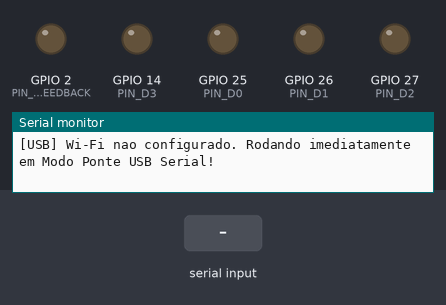
The sketch below on a simulated ESP32. Parts: output pins drawn as LEDs (lit = HIGH), the last lines printed to the serial monitor. Dashed ring = blinking. The test bench sets the inputs (shaded band).

Above: at 1.5 s.
1.6 s: "E\n" received over Serial
At 1.66 s:
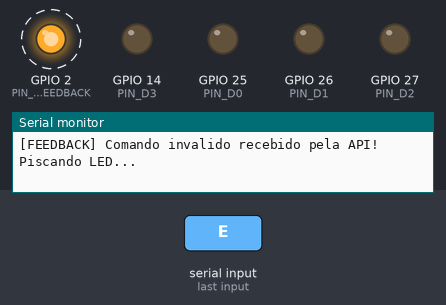
4.6 s: "5\n" received over Serial
At 5.6 s:
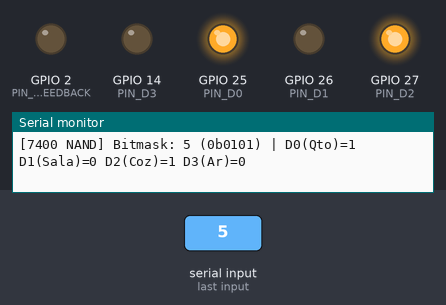
6.1 s: "1 90\n" received over Serial
At 6.8 s:
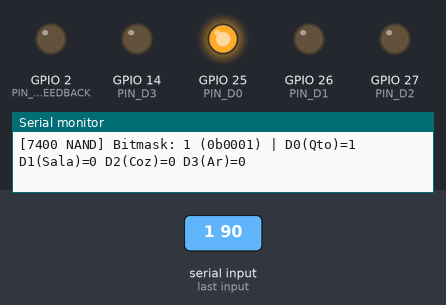
7.6 s: "true\n" received over Serial
At 8.0 s:
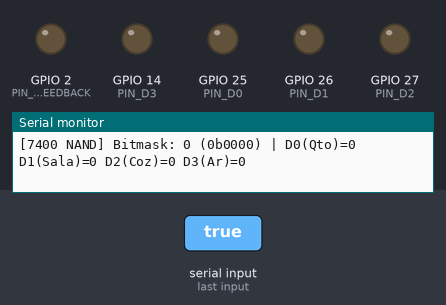
9.1 s: "1 90 45\n" received over Serial
At 10.3 s:
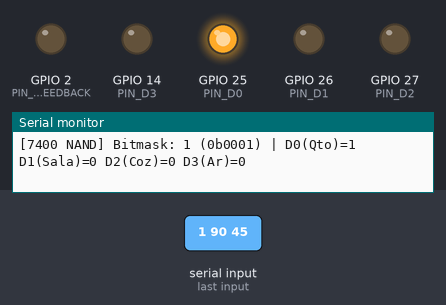
Timing chart, 0 to 11.6 s (numbered marks = the images above; inputs shaded):
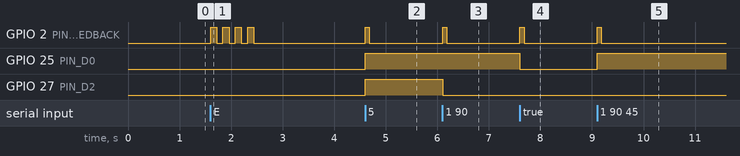

The sketch:

esp32_assistente.ino
```cpp
/*
 * Assistente Doméstico Inteligente com Processamento Distribuído
 * Disciplina: Arquitetura de Computadores - UFT (Campus de Palmas)
 *
 * Hardware (Versão com CI 7400 - 4 Portas NAND + Trava ENABLE em Hardware):
 *  - ESP32 WROOM DevKit V1
 *  - CI 7400 (74LS00 ou 74HC00 — 4 portas NAND de 2 entradas, DIP-14)
 *  - Módulo Relé 4 Canais 5V (Active-LOW, ligado às saídas 1Y..4Y do 7400)
 *  - LED de Feedback Visual (GPIO 2 - LED azul embutido na placa ou externo)
 *
 * Lógica da Porta NAND (7400) + Módulo Relé Active-LOW:
 *  - Cada canal do ESP32 (D0..D3) entra na entrada A de uma porta NAND.
 *  - Todas as entradas B ficam ligadas juntas na linha ENABLE (trava física).
 *  - Quando ENABLE = HIGH (1) e D_i = HIGH (1) -> Saída NAND = LOW (0) -> Relé LIGA.
 *  - Quando ENABLE = HIGH (1) e D_i = LOW  (0) -> Saída NAND = HIGH (1) -> Relé DESLIGA.
 *  - Quando ENABLE = LOW  (0) (emergência)     -> Saída NAND = HIGH (1) -> TODOS DESLIGAM por hardware!
 *
 * Funcionamento:
 *  1. Conecta ao Wi-Fi local.
 *  2. Consulta periodicamente GET /api/hardware/state na API FastAPI.
 *  3. Extrai cada bit da máscara (bit 0..3) e aplica nos 4 GPIOs (D0..D3).
 *  4. Se o último comando recebido pela API for inválido, pisca o LED de feedback.
 *  5. Aceita comandos diretos pelo Monitor Serial (0 a 15) para teste de bancada.
 */

#include <WiFi.h>
#include <HTTPClient.h>

// ===================== CONFIGURAÇÃO DE REDE =====================
const char* WIFI_SSID     = "NOME_DA_SUA_REDE_WIFI";
const char* WIFI_PASSWORD = "SENHA_DA_SUA_REDE_WIFI";

// Troque pelo IP local do notebook/servidor rodando o FastAPI (ex: 192.168.43.10)
const char* API_STATE_URL = "http://192.168.0.100:8000/api/hardware/state";

// ===================== PINAGEM DO HARDWARE ======================
// Barramento paralelo de 4 bits: ESP32 -> Entradas A das 4 portas NAND (CI 7400)
const int PIN_D0 = 25; // Bit 0 -> Pino 1  (1A) do 7400 -> Relé 1 (Luz do Quarto)
const int PIN_D1 = 26; // Bit 1 -> Pino 4  (2A) do 7400 -> Relé 2 (Luz da Sala)
const int PIN_D2 = 27; // Bit 2 -> Pino 9  (3A) do 7400 -> Relé 3 (Luz da Cozinha)
const int PIN_D3 = 14; // Bit 3 -> Pino 12 (4A) do 7400 -> Relé 4 (Ar-Condicionado)

const int CHANNEL_PINS[4] = { PIN_D0, PIN_D1, PIN_D2, PIN_D3 };

// LED de Feedback Visual (GPIO 2 = LED azul embutido no ESP32 DevKit V1)
const int PIN_LED_FEEDBACK = 2;

// Como a porta NAND já inverte o sinal na saída (1 NAND 1 = 0 = LOW),
// para Módulos Relé Active-LOW (padrão) o ESP32 envia lógica NORMAL (HIGH = ligar).
// Se você estiver usando módulo relé Active-HIGH (ou LEDs comuns ligados ao GND),
// altere para false (o ESP32 inverte antes da NAND para cancelar a inversão).
#define RELAY_ACTIVE_LOW true

// Intervalo de consulta à API em milissegundos
const unsigned long POLL_INTERVAL_MS = 500;

// ===================== VARIÁVEIS DE ESTADO ======================
uint8_t currentBitmask = 0x00;
long lastCommandId = -1;
unsigned long lastPollTime = 0;

// Aplica os 4 bits da máscara nos GPIOs ligados às entradas do CI 7400 (NAND)
void atualizarSaidasNAND(uint8_t bitmask) {
  uint8_t valorLogico = bitmask & 0x0F;

  for (int i = 0; i < 4; i++) {
    bool ligar = (valorLogico >> i) & 1;
    // Com RELAY_ACTIVE_LOW = true, a própria porta NAND faz a inversão para LOW.
    bool nivelGpio = RELAY_ACTIVE_LOW ? ligar : !ligar;
    digitalWrite(CHANNEL_PINS[i], nivelGpio ? HIGH : LOW);
  }

  Serial.print("[7400 NAND] Bitmask: ");
  Serial.print(valorLogico);
  Serial.print(" (0b");
  for (int i = 3; i >= 0; i--) {
    Serial.print((valorLogico >> i) & 1);
  }
  Serial.print(") | D0(Qto)=");
  Serial.print((valorLogico >> 0) & 1);
  Serial.print(" D1(Sala)=");
  Serial.print((valorLogico >> 1) & 1);
  Serial.print(" D2(Coz)=");
  Serial.print((valorLogico >> 2) & 1);
  Serial.print(" D3(Ar)=");
  Serial.println((valorLogico >> 3) & 1);
}

// Pisca o LED para sinalizar comando inválido
void sinalizarComandoInvalido() {
  Serial.println("[FEEDBACK] Comando invalido recebido pela API! Piscando LED...");
  for (int i = 0; i < 4; i++) {
    digitalWrite(PIN_LED_FEEDBACK, HIGH);
    delay(120);
    digitalWrite(PIN_LED_FEEDBACK, LOW);
    delay(120);
  }
}

// Pisca curto para confirmar atualização válida
void sinalizarComandoValido() {
  digitalWrite(PIN_LED_FEEDBACK, HIGH);
  delay(80);
  digitalWrite(PIN_LED_FEEDBACK, LOW);
}

// Extrai inteiro simples de um campo JSON sem precisar de biblioteca externa
long extrairIntJson(const String& json, const String& chave, long padrao) {
  String busca = "\"" + chave + "\":";
  int idx = json.indexOf(busca);
  if (idx < 0) return padrao;
  idx += busca.length();
  while (idx < (int)json.length() && json[idx] == ' ') idx++;
  int fim = idx;
  while (fim < (int)json.length() && (isDigit(json[fim]) || json[fim] == '-')) fim++;
  if (fim == idx) return padrao;
  return json.substring(idx, fim).toInt();
}

// Extrai booleano simples de um campo JSON
bool extrairBoolJson(const String& json, const String& chave, bool padrao) {
  String busca = "\"" + chave + "\":";
  int idx = json.indexOf(busca);
  if (idx < 0) return padrao;
  idx += busca.length();
  while (idx < (int)json.length() && json[idx] == ' ') idx++;
  if (json.startsWith("true", idx)) return true;
  if (json.startsWith("false", idx)) return false;
  return padrao;
}

void conectarWiFi() {
  if (String(WIFI_SSID) == "NOME_DA_SUA_REDE_WIFI" || String(WIFI_SSID).length() == 0) {
    Serial.println("[USB] Wi-Fi nao configurado. Rodando imediatamente em Modo Ponte USB Serial!");
    return;
  }

  Serial.print("[WiFi] Conectando a ");
  Serial.println(WIFI_SSID);
  WiFi.mode(WIFI_STA);
  WiFi.begin(WIFI_SSID, WIFI_PASSWORD);

  int tentativas = 0;
  while (WiFi.status() != WL_CONNECTED && tentativas < 30) {
    delay(500);
    Serial.print(".");
    tentativas++;
  }

  if (WiFi.status() == WL_CONNECTED) {
    Serial.println("\n[WiFi] Conectado! IP do ESP32: " + WiFi.localIP().toString());
  } else {
    Serial.println("\n[WiFi] Nao conectou ainda. Modo Serial de teste segue ativo (digite 0..15).");
  }
}

void consultarEstadoAPI() {
  if (WiFi.status() != WL_CONNECTED) {
    return;
  }

  HTTPClient http;
  http.setTimeout(1500);
  http.begin(API_STATE_URL);
  int httpCode = http.GET();

  if (httpCode == HTTP_CODE_OK) {
    String payload = http.getString();
    uint8_t novaMascara = (uint8_t)extrairIntJson(payload, "bitmask", currentBitmask);
    long cmdId = extrairIntJson(payload, "last_command_id", lastCommandId);
    bool cmdValido = extrairBoolJson(payload, "last_command_valid", true);

    if (novaMascara != currentBitmask) {
      currentBitmask = novaMascara;
      atualizarSaidasNAND(currentBitmask);
      sinalizarComandoValido();
    }

    if (lastCommandId != -1 && cmdId != lastCommandId && !cmdValido) {
      sinalizarComandoInvalido();
    }
    lastCommandId = cmdId;
  } else {
    Serial.print("[HTTP] Erro ao consultar API. Codigo: ");
    Serial.println(httpCode);
  }

  http.end();
}

void setup() {
  Serial.begin(115200);
  delay(300);

  for (int i = 0; i < 4; i++) {
    pinMode(CHANNEL_PINS[i], OUTPUT);
  }
  pinMode(PIN_LED_FEEDBACK, OUTPUT);
  digitalWrite(PIN_LED_FEEDBACK, LOW);

  // Garante todos os relés desligados ao iniciar
  atualizarSaidasNAND(0x00);

  Serial.println("\n=== Assistente Domestico Inteligente (ESP32 + CI 7400 NAND) ===");
  Serial.println("Dica: voce pode digitar um numero de 0 a 15 no Monitor Serial para testar os reles.");
  conectarWiFi();
}

void loop() {
  // Modo Ponte USB Serial / teste local (aceita 0..15 ou 'E' para comando invalido)
  if (Serial.available() > 0) {
    String entrada = Serial.readStringUntil('\n');
    entrada.trim();
    if (entrada.length() > 0) {
      if (entrada == "E" || entrada == "e") {
        sinalizarComandoInvalido();
      } else {
        int valor = entrada.toInt();
        if (valor >= 0 && valor <= 15) {
          currentBitmask = (uint8_t)valor;
          atualizarSaidasNAND(currentBitmask);
          sinalizarComandoValido();
        } else {
          Serial.println("[SERIAL] Digite um valor entre 0 e 15.");
        }
      }
    }
  }

  // Polling periódico à API FastAPI
  unsigned long agora = millis();
  if (agora - lastPollTime >= POLL_INTERVAL_MS) {
    lastPollTime = agora;
    consultarEstadoAPI();
  }
}
```

Measured:
- after the input at 1.6 s, GPIO 2 (PIN_LED_FEEDBACK): alternates HIGH for 0.12 s and LOW for 0.12 s, 8 changes in all, then stays LOW, starting at once
- after the input at 4.6 s, GPIO 2 (PIN_LED_FEEDBACK): LOW → HIGH at once, → LOW 0.08 s later; GPIO 25 (PIN_D0), GPIO 27 (PIN_D2): LOW → HIGH at once
- after the input at 6.1 s, GPIO 2 (PIN_LED_FEEDBACK): LOW → HIGH at once, → LOW 0.08 s later; GPIO 27 (PIN_D2): HIGH → LOW at once
- after the input at 7.6 s, GPIO 2 (PIN_LED_FEEDBACK): LOW → HIGH at once, → LOW 0.08 s later; GPIO 25 (PIN_D0): HIGH → LOW at once
- after the input at 9.1 s, GPIO 2 (PIN_LED_FEEDBACK): LOW → HIGH at once, → LOW 0.08 s later; GPIO 25 (PIN_D0): LOW → HIGH at once
